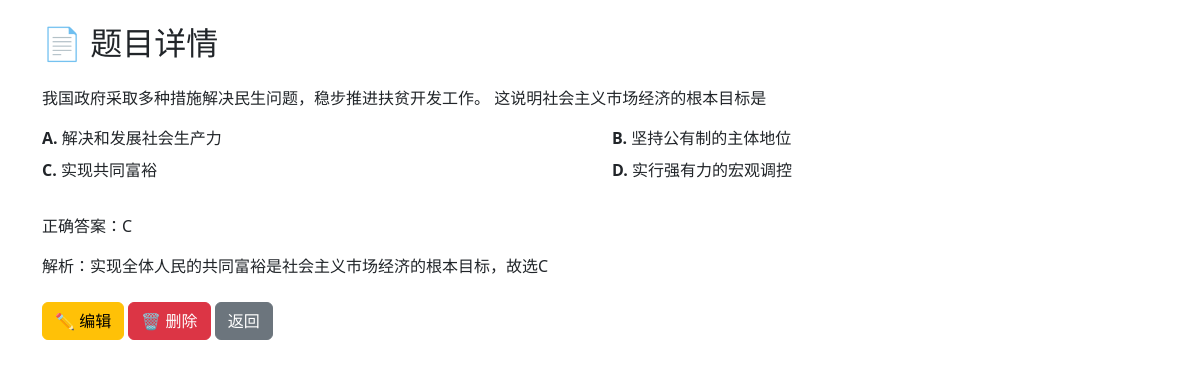
Screenshot of /question/1 with the database file from the repository.
### tables this page shows
CREATE TABLE questions (
        id INTEGER PRIMARY KEY AUTOINCREMENT,
        question_type TEXT NOT NULL,  -- '选择题', '填空题', '问答题'
        material TEXT NOT NULL,       -- 材料部分
        question_text TEXT NOT NULL,  -- 设问
        option_a TEXT,  -- 选项A
        option_b TEXT,  -- 选项B
        option_c TEXT,  -- 选项C
        option_d TEXT,  -- 选项D
        correct_answer TEXT,  -- 正确答案
        analysis TEXT  -- 解析
    );

### app.py (the view)
@app.route('/question/<int:id>')
def view_question(id):
    conn = get_db_connection()
    question = conn.execute('SELECT * FROM questions WHERE id = ?', (id,)).fetchone()
    conn.close()
    if question is None:
        return "Question not found", 404
    return render_template('question_detail.html', question=question)

### app.py (called while the page is built)
def get_db_connection():
    conn = sqlite3.connect('sztweb.db')
    conn.row_factory = sqlite3.Row
    return conn

### templates/question_detail.html (shortened to what this page needs)
<!DOCTYPE html>
<html>
<head>
    <link href="https://cdn.jsdelivr.net/npm/bootstrap@5.3.0/dist/css/bootstrap.min.css" rel="stylesheet">
</head>
<body class="container mt-4">
    <h2 class="mb-4">📄 题目详情</h2>
    <div class="question-section">
        {{ question['material'] }}
        {{ question['question_text'] }}
    </div>
    {% if question['question_type'] == '选择题' %}
    <div class="row mt-2">
        <div class="col-md-6 option-item"><strong>A.</strong> {{ question['option_a'] }}</div>
        <div class="col-md-6 option-item"><strong>B.</strong> {{ question['option_b'] }}</div>
        <div class="col-md-6 option-item"><strong>C.</strong> {{ question['option_c'] }}</div>
        <div class="col-md-6 option-item"><strong>D.</strong> {{ question['option_d'] }}</div>
    </div>
    {% endif %}
    <div class="question-section mt-4">
        正确答案：{{ question['correct_answer'] }}
    </div>
    <div class="question-section">
        解析：{{ question['analysis'] }}
    </div>
    <div class="mt-4">
        <a href="/edit/{{ question['id'] }}" class="btn btn-warning">✏️ 编辑</a>
        <a href="/delete/{{ question['id'] }}" class="btn btn-danger"
           onclick="return confirm('确定要删除这道题吗？');">🗑️ 删除</a>
        <a href="/" class="btn btn-secondary">返回</a>
    </div>
</body>
</html>

### templates/question_detail.html (style rules this page uses)
.question-section { margin-bottom: 1rem; }
.option-item { margin-bottom: 0.5rem; }

### rows the page displays
questions: material "我国政府采取多种措施解决民生问题，稳步推进扶贫开发工作。", question_text "这说明社会主义市场经济的根本目标是", option_a "解决和发展社会生产力", option_b "坚持公有制的主体地位", option_c "实现共同富裕", option_d "实行强有力的宏观调控", correct_answer "C", analysis "实现全体人民的共同富裕是社会主义市场经济的根本目标，故选C"
